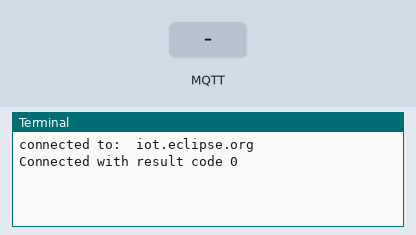
Recording of a program running on a simulated Raspberry Pi (BCM pin numbers). Parts: the last lines printed to the terminal. The test bench sets the inputs (shaded band). No MQTT or app messages arrive unless stated.

Above: at 1.3 s.
1.4 s: MQTT message "1" arrives on the first subscribed topic
At 2.1 s:
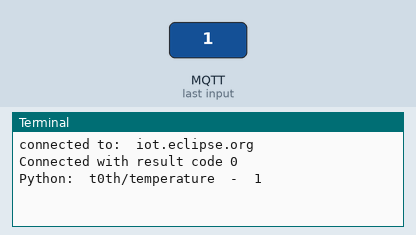
2.9 s: MQTT message "on" arrives on the first subscribed topic
At 3.3 s:
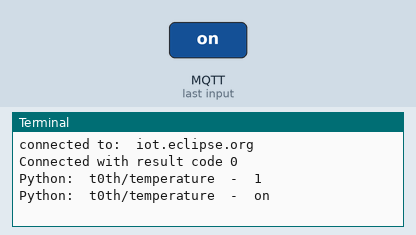
4.4 s: MQTT message "off" arrives on the first subscribed topic
At 5.6 s:
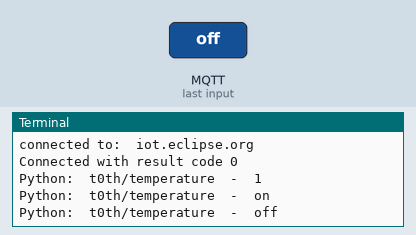

The program:

subscriber.py
```python
import paho.mqtt.client as mqtt
import time
import Adafruit_DHT as dht
from variables import *

def on_message(client, userdata, message):
    print("Python: ", message.topic, " - ", str(message.payload.decode("utf-8")))
    # print("message topic = ",message.topic)
    # print("message qos = ",message.qos)
    # print("message retain flag = ",message.retain)

def on_connect(client, userdata, flags, rc):
    print("Connected with result code "+str(rc))
    client.subscribe(temperature_topic)
    client.subscribe(humidity_topic)

def mqtt_client_connect():
    client.on_message = on_message
    client.on_connect = on_connect
    client.connect(broker_url)
    print("connected to: ", broker_url)
    client.loop_forever()

client = mqtt.Client("client_name_subscribe")
mqtt_client_connect()
```

variables.py
```python
temperature_topic = "t0th/temperature"
humidity_topic = "t0th/humidity"
coffee_topic = "gdgfoz/coffeeiot"
broker_url = "iot.eclipse.org"
```

Measured:
- after the input at 1.4 s, the terminal: prints a new line at once (image 1)
- after the input at 2.9 s, the terminal: prints a new line at once (image 2)
- after the input at 4.4 s, the terminal: prints a new line at once (image 3)
